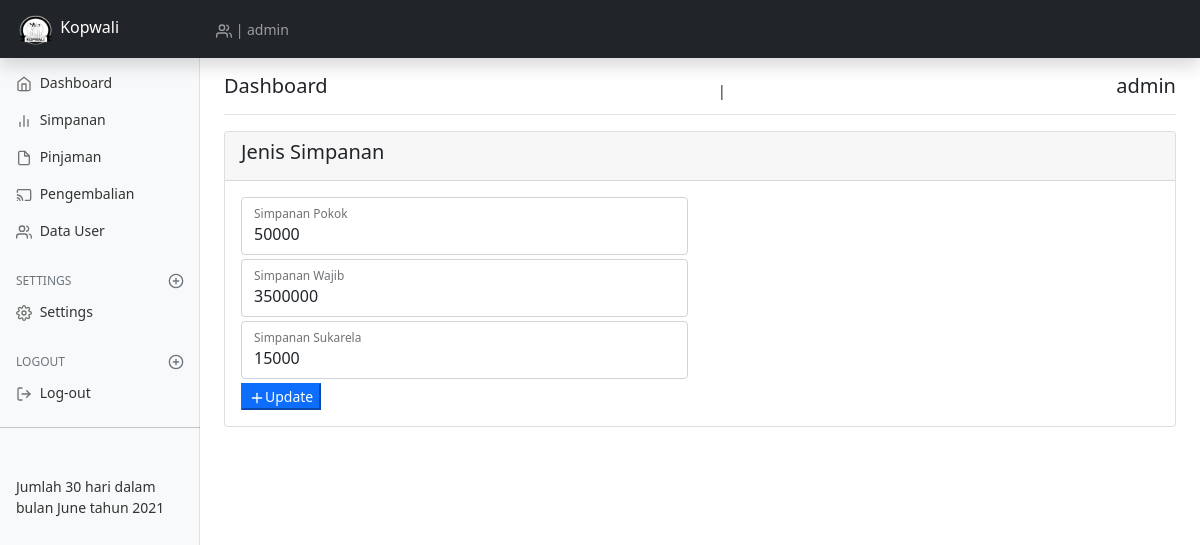
/views/admin?page=settings (signed in), run on the app's committed database.
### tables this page shows
CREATE TABLE `tb_jenis_simpanan` (
  `id_jenis_simpanan` char(15) NOT NULL,
  `pokok` int(30) NOT NULL,
  `wajib` int(30) NOT NULL,
  `sukarela` int(30) NOT NULL
);

### views/admin/settings.php (the view, shortened to what this page needs)
<div class="row">
	<div class="col-sm-12">
		<div class="card">
			<div class="card-header">
				<h5 class="card-title">Jenis Simpanan</h5>
			</div>
			<div class="card-body">
				<form action="" method="post">
					<div class="row">
						<div class="col-sm-6">
							<div class="form-floating mb-1">
								<input type="text" name="pokok" id="pokok" class="form-control" placeholder="Principal Saving" value="<?php simpanan("pokok", $koneksi); ?>">
								<label for="pokok">Simpanan Pokok</label>
							</div>
							<div class="form-floating mb-1">
								<input type="text" name="wajib" id="wajib" class="form-control" placeholder="Mandatory Saving" value="<?php simpanan("wajib", $koneksi); ?>">
								<label for="wajib">Simpanan Wajib</label>
							</div>
							<div class="form-floating mb-1">
								<input type="text" name="sukarela" id="sukarela" class="form-control" placeholder="Voluntary Saving" value="<?php simpanan("sukarela", $koneksi); ?>">
								<label for="sukarela">Simpanan Sukarela</label>
							</div>
							<div class="form-group">
								<button type="submit" name="update" class="btn-md btn-primary"><span data-feather="plus"></span>Update</button>
							</div>
						</div>
					</div>
				</form>
			</div>
		</div>
	</div>
</div>
<?php
function simpanan($jenis, $koneksi){
	$sql = mysqli_query($koneksi, "select ".$jenis." as jenis from tb_jenis_simpanan");
	$data = mysqli_fetch_array($sql);
	echo $data['jenis'];
}
?>

### data on the page
tb_jenis_simpanan: pokok "50000", wajib "3500000", sukarela "15000"

### other printed values
$_SESSION['user'] "admin"
$jumHari "30"
